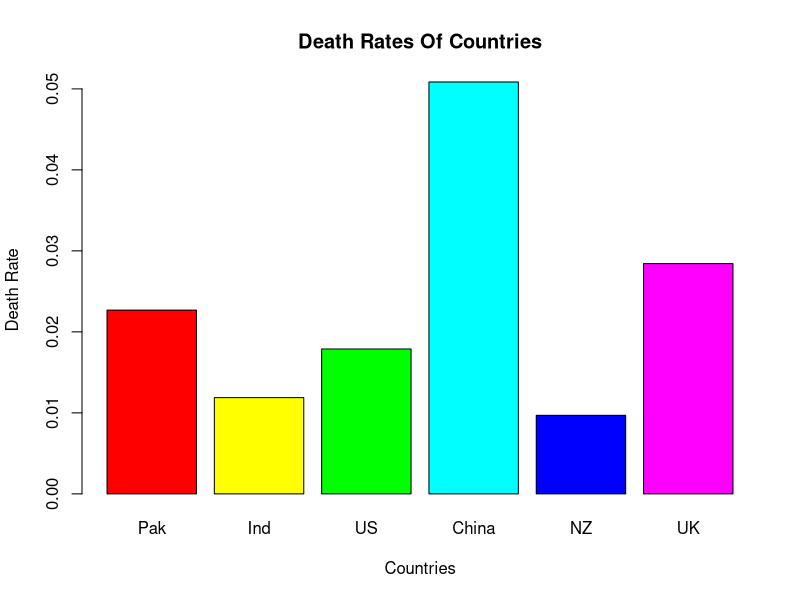
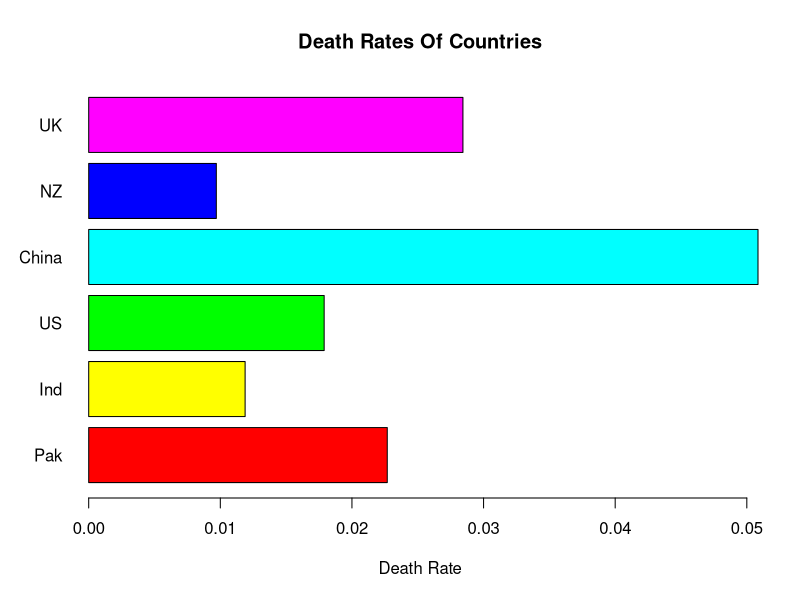

The R source for these figures, in order:
#comparing death rate
Countries = c('Pakistan', 'India', 'United States', 'China', 'New Zealand', 'United Kingdom');
#source of data: https://www.worldometers.info/coronavirus/#countries
Cases = c(926695, 28441986, 34154305, 91170, 2681, 4494699);
Deaths = c(21022, 338013, 611020, 4636, 26, 127794);
Data = data.frame(Countries, Cases, Deaths);
Data

Data$Death_Rate = Data$Deaths/Data$Cases;
names = c('Pak', 'Ind', 'US', 'China', 'NZ', 'UK');
barplot(Data$Death_Rate, ylab = 'Death Rate', xlab = 'Countries', main = "Death Rates Of Countries", names.arg = names, col = rainbow(length(names)));
barplot(Data$Death_Rate, xlab = 'Death Rate', main = "Death Rates Of Countries", names.arg = names, horiz=TRUE, las=1, col = rainbow(length(names)));
